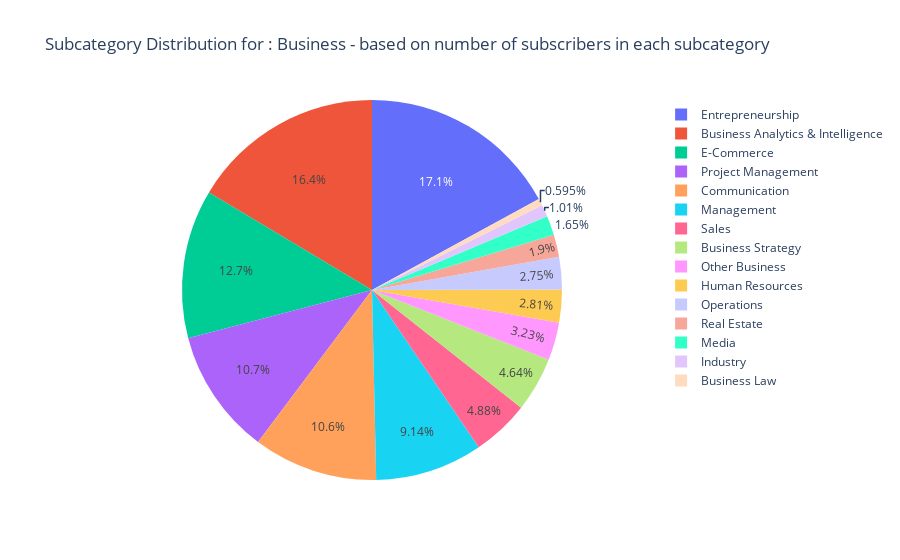
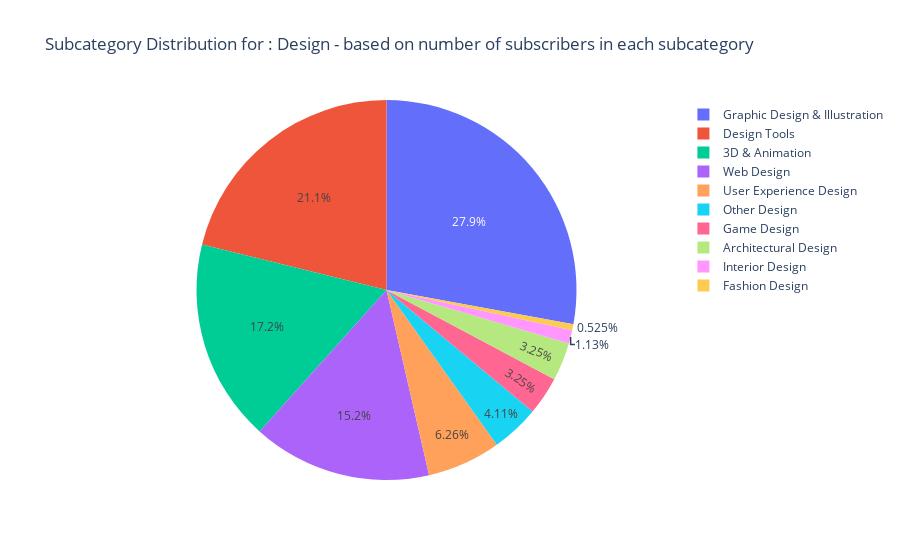
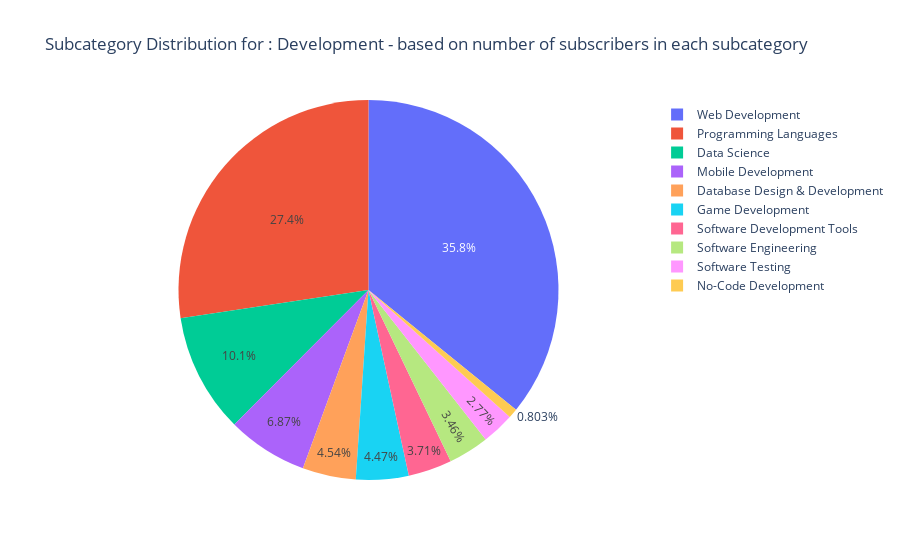
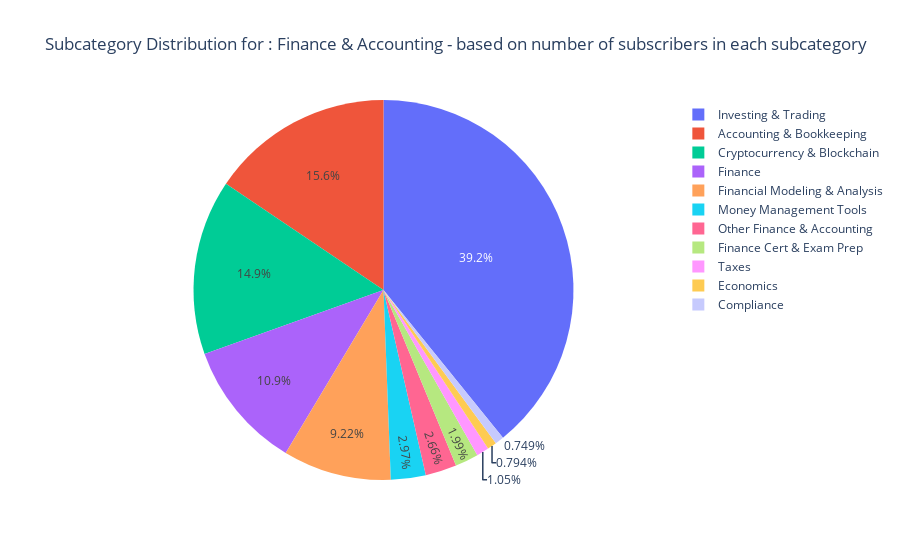

Notebook cell for these charts, in order:
### Code cell
subcategory_counts = courses_data.groupby(['category', 'subcategory'])['num_subscribers'].sum().reset_index()


for category in subcategory_counts['category'].unique():
    category_data = subcategory_counts[subcategory_counts['category'] == category]
    
    
    fig = px.pie(category_data, values='num_subscribers', names='subcategory', 
                 title=f'Subcategory Distribution for : {category} - based on number of subscribers in each subcategory', 
                 labels={'subcategory': 'Subcategory', 'num_subscribers': 'Number of Subscribers'})  # Set the size of the central hole
    

    fig.show()

### Figure 1 — Plotly figure (JSON) as saved in the notebook; plotly's stock layout.template omitted (floating-point values rounded to 4 significant figures)
{"data": [{"domain": {"x": [0, 1], "y": [0, 1]}, "hovertemplate": "Subcategory=%{label}<br>Number of Subscribers=%{value}<extra></extra>", "labels": ["Business Analytics & Intelligence", "Business Law", "Business Strategy", "Communication", "E-Commerce", "Entrepreneurship", "Human Resources", "Industry", "Management", "Media", "Operations", "Other Business", "Project Management", "Real Estate", "Sales"], "legendgroup": "", "name": "", "showlegend": true, "type": "pie", "values": [11494819, 416580, 3248057, 7412947, 8865593, 11940005, 1968309, 705225, 6397763, 1152256, 1928416, 2258137, 7480623, 1329520, 3413824]}], "layout": {"legend": {"tracegroupgap": 0}, "title": {"text": "Subcategory Distribution for : Business - based on number of subscribers in each subcategory"}}}

### Figure 2 — Plotly figure (JSON) as saved in the notebook; plotly's stock layout.template omitted (floating-point values rounded to 4 significant figures)
{"data": [{"domain": {"x": [0, 1], "y": [0, 1]}, "hovertemplate": "Subcategory=%{label}<br>Number of Subscribers=%{value}<extra></extra>", "labels": ["3D & Animation", "Architectural Design", "Design Tools", "Fashion Design", "Game Design", "Graphic Design & Illustration", "Interior Design", "Other Design", "User Experience Design", "Web Design"], "legendgroup": "", "name": "", "showlegend": true, "type": "pie", "values": [8259411, 1559046, 10148395, 251802, 1561045, 13379551, 541133, 1970074, 3004202, 7314478]}], "layout": {"legend": {"tracegroupgap": 0}, "title": {"text": "Subcategory Distribution for : Design - based on number of subscribers in each subcategory"}}}

### Figure 3 — Plotly figure (JSON) as saved in the notebook; plotly's stock layout.template omitted (floating-point values rounded to 4 significant figures)
{"data": [{"domain": {"x": [0, 1], "y": [0, 1]}, "hovertemplate": "Subcategory=%{label}<br>Number of Subscribers=%{value}<extra></extra>", "labels": ["Data Science", "Database Design & Development", "Game Development", "Mobile Development", "No-Code Development", "Programming Languages", "Software Development Tools", "Software Engineering", "Software Testing", "Web Development"], "legendgroup": "", "name": "", "showlegend": true, "type": "pie", "values": [21673262, 9708331, 9563743, 14685346, 1717066, 58527936, 7938135, 7391341, 5917056, 76627466]}], "layout": {"legend": {"tracegroupgap": 0}, "title": {"text": "Subcategory Distribution for : Development - based on number of subscribers in each subcategory"}}}

### Figure 4 — Plotly figure (JSON) as saved in the notebook; plotly's stock layout.template omitted (floating-point values rounded to 4 significant figures)
{"data": [{"domain": {"x": [0, 1], "y": [0, 1]}, "hovertemplate": "Subcategory=%{label}<br>Number of Subscribers=%{value}<extra></extra>", "labels": ["Accounting & Bookkeeping", "Compliance", "Cryptocurrency & Blockchain", "Economics", "Finance", "Finance Cert & Exam Prep", "Financial Modeling & Analysis", "Investing & Trading", "Money Management Tools", "Other Finance & Accounting", "Taxes"], "legendgroup": "", "name": "", "showlegend": true, "type": "pie", "values": [3706765, 178413, 3550181, 189190, 2604492, 473928, 2195982, 9333296, 706704, 632598, 251199]}], "layout": {"legend": {"tracegroupgap": 0}, "title": {"text": "Subcategory Distribution for : Finance & Accounting - based on number of subscribers in each subcategory"}}}
